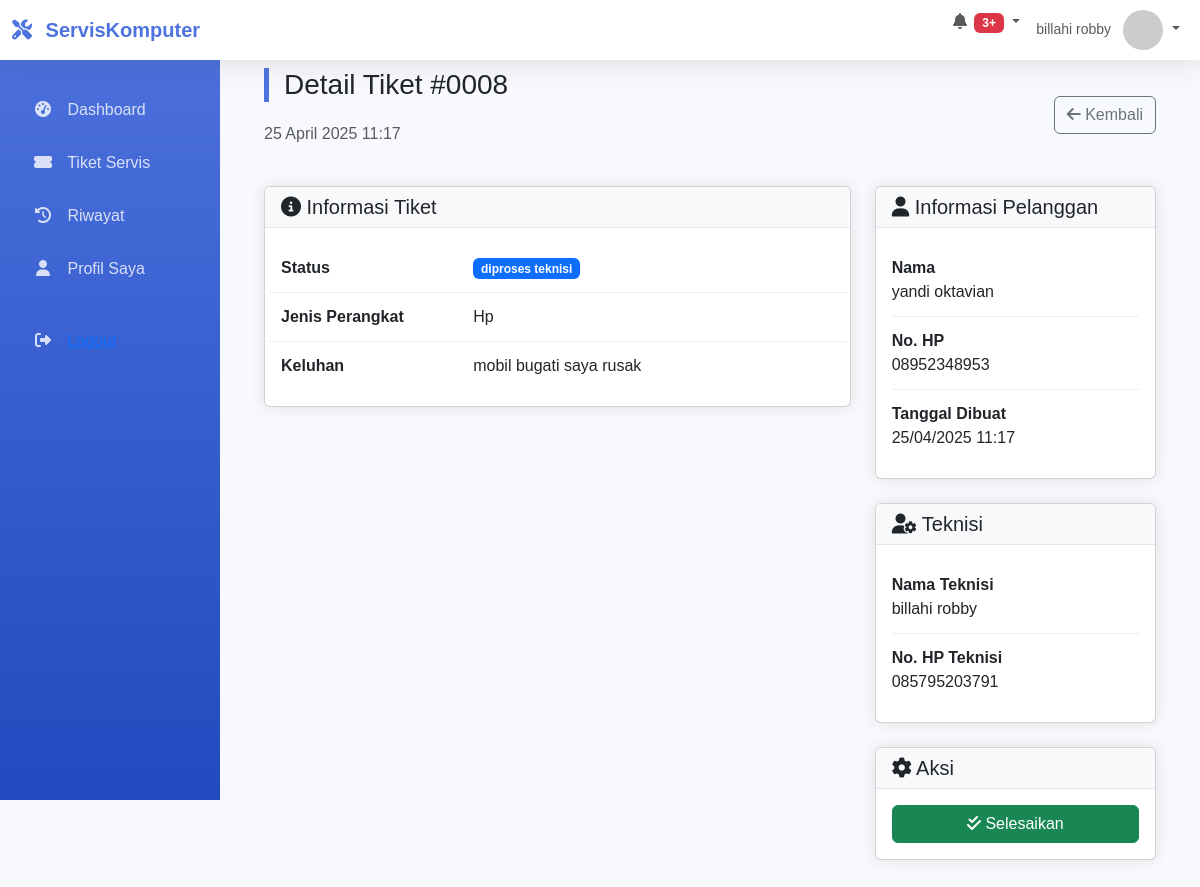
The page /admin/detail_tiket.php?id=8 (signed in) on the database its author committed.
### tables this page shows
CREATE TABLE `tiket_servis` (
  `id` int NOT NULL,
  `user_id` int NOT NULL,
  `device_type` enum('hp','laptop','komputer') NOT NULL,
  `keluhan` text NOT NULL,
  `status` enum('pending','dikonfirmasi_admin','diproses_teknisi','selesai_diperbaiki','menunggu_pembayaran','lunas','servis_dibatalkan') DEFAULT 'pending',
  `biaya_servis` decimal(10,2) DEFAULT '0.00',
  `keterangan_teknisi` text,
  `bukti_pembayaran` varchar(255) DEFAULT NULL,
  `tanggal_dibuat` datetime DEFAULT CURRENT_TIMESTAMP,
  `tanggal_selesai` datetime DEFAULT NULL,
  `teknisi_id` int DEFAULT NULL,
  `keterangan_admin` varchar(225) DEFAULT NULL
);

CREATE TABLE `users` (
  `id` int NOT NULL,
  `username` varchar(50) NOT NULL,
  `password` varchar(50) NOT NULL,
  `nama` varchar(100) NOT NULL,
  `no_hp` varchar(20) NOT NULL,
  `role` enum('admin','teknisi','pelanggan') NOT NULL
);

### config/koneksi.php (called while the page is built, shortened)
<?php
$host = 'localhost';
$user = 'root';
$password = '';
$database = 'servis_komputer_db';
$koneksi = new mysqli($host, $user, $password, $database);
function bersihkan($data) {
    global $koneksi;
    return $koneksi->real_escape_string(strip_tags(trim($data)));
}
?>

### admin/detail_tiket.php (the view, shortened to what this page needs)
<?php
require '../config/koneksi.php';
$tiket_id = bersihkan($_GET['id']);
$query = "SELECT t.*,
          u.nama as nama_pelanggan,
          u.no_hp as hp_pelanggan,
          ut.nama as nama_teknisi,
          ut.no_hp as hp_teknisi
          FROM tiket_servis t
          JOIN users u ON t.user_id = u.id
          LEFT JOIN users ut ON t.teknisi_id = ut.id
          WHERE t.id='$tiket_id'";
$tiket = $koneksi->query($query)->fetch_assoc();
$back_url = $_SESSION['role'] == 'admin' ? 'kelola_tiket.php' : 'dashboard.php';
?>
<!DOCTYPE html>
<html lang="en">
<head>
    <link href="../assets/css/bootstrap.min.css" rel="stylesheet">
    <link rel="stylesheet" href="https://cdnjs.cloudflare.com/ajax/libs/font-awesome/6.0.0/css/all.min.css">
</head>
<body>
    <?php
    if ($_SESSION['role'] == 'admin') {
        include '../includes/navbar_admin.php';
    } elseif ($_SESSION['role'] == 'teknisi') {
        include '../includes/navbar_teknisi.php';
    } else {
        include '../includes/navbar_pelanggan.php';
    }
    ?>
    <div class="container mt-4 mb-5">
        <div class="d-flex justify-content-between align-items-center mb-4">
            <div>
                <h3 class="tiket-header">Detail Tiket #<?= str_pad($tiket['id'], 4, '0', STR_PAD_LEFT) ?></h3>
                <p class="text-muted"><?= date('d F Y H:i', strtotime($tiket['tanggal_dibuat'])) ?></p>
            </div>
            <a href="<?= $back_url ?>" class="btn btn-outline-secondary">
                <i class="fas fa-arrow-left"></i> Kembali
            </a>
        </div>
        <div class="row">
            <div class="col-lg-8">
                <div class="card info-card">
                    <div class="card-header">
                        <h5 class="mb-0"><i class="fas fa-info-circle"></i> Informasi Tiket</h5>
                    </div>
                    <div class="card-body">
                        <div class="detail-row row">
                            <div class="col-md-4 fw-bold">Status</div>
                            <div class="col-md-8">
                                <?php
                                $status_class = [
                                    'pending' => 'bg-warning',
                                    'dikonfirmasi_admin' => 'bg-info',
                                    'diproses_teknisi' => 'bg-primary',
                                    'selesai_diperbaiki' => 'bg-success',
                                    'menunggu_pembayaran' => 'bg-secondary',
                                    'lunas' => 'bg-success'
                                ];
                                ?>
                                <span class="badge status-badge <?= $status_class[$tiket['status']] ?>">
                                    <?= str_replace('_', ' ', $tiket['status']) ?>
                                </span>
                            </div>
                        </div>
                        <div class="detail-row row">
                            <div class="col-md-4 fw-bold">Jenis Perangkat</div>
                            <div class="col-md-8"><?= ucfirst($tiket['device_type']) ?></div>
                        </div>
                        <div class="detail-row row">
                            <div class="col-md-4 fw-bold">Keluhan</div>
                            <div class="col-md-8"><?= nl2br($tiket['keluhan']) ?></div>
                        </div>
                    </div>
                </div>
            </div>
            <div class="col-lg-4">
                <div class="card info-card">
                    <div class="card-header">
                        <h5 class="mb-0"><i class="fas fa-user"></i> Informasi Pelanggan</h5>
                    </div>
                    <div class="card-body">
                        <div class="detail-row">
                            <div class="fw-bold">Nama</div>
                            <div><?= $tiket['nama_pelanggan'] ?></div>
                        </div>
                        <div class="detail-row">
                            <div class="fw-bold">No. HP</div>
                            <div><?= $tiket['hp_pelanggan'] ?></div>
                        </div>
                        <div class="detail-row">
                            <div class="fw-bold">Tanggal Dibuat</div>
                            <div><?= date('d/m/Y H:i', strtotime($tiket['tanggal_dibuat'])) ?></div>
                        </div>
                    </div>
                </div>
                <?php if (!empty($tiket['teknisi_id'])): ?>
                <div class="card info-card mt-4">
                    <div class="card-header">
                        <h5 class="mb-0"><i class="fas fa-user-cog"></i> Teknisi</h5>
                    </div>
                    <div class="card-body">
                        <div class="detail-row">
                            <div class="fw-bold">Nama Teknisi</div>
                            <div><?= $tiket['nama_teknisi'] ?></div>
                        </div>
                        <div class="detail-row">
                            <div class="fw-bold">No. HP Teknisi</div>
                            <div><?= $tiket['hp_teknisi'] ?></div>
                        </div>
                    </div>
                </div>
                <?php endif; ?>
                <?php if ($_SESSION['role'] == 'admin' || $_SESSION['role'] == 'teknisi'): ?>
                <div class="card info-card mt-4">
                    <div class="card-header">
                        <h5 class="mb-0"><i class="fas fa-cog"></i> Aksi</h5>
                    </div>
                    <div class="card-body">
                        <?php if ($_SESSION['role'] == 'teknisi' && $tiket['status'] == 'diproses_teknisi'): ?>
                            <button class="btn btn-success w-100 btn-action"
                                    data-bs-toggle="modal" data-bs-target="#selesaiModal">
                                <i class="fas fa-check-double"></i> Selesaikan
                            </button>
                        <?php endif; ?>
                    </div>
                </div>
                <?php endif; ?>
            </div>
        </div>
    </div>
</body>
</html>

### admin/detail_tiket.php (style rules this page uses)
.tiket-header { border-left: 5px solid #4e73df; padding-left: 15px; margin-bottom: 20px; }
.info-card { border-radius: 10px; box-shadow: 0 0 15px rgba(0,0,0,0.1); margin-bottom: 20px; }
.info-card .card-header { background-color: #f8f9fa; border-bottom: 1px solid #e3e6f0; font-weight: 600; }
.status-badge { font-size: 1rem; padding: 8px 15px; border-radius: 50px; }
.detail-row { border-bottom: 1px solid #eee; padding: 12px 0; }
.detail-row:last-child { border-bottom: none; }
.btn-action { min-width: 120px; }

### includes/navbar_teknisi.php (style rules this page uses)
:root { --primary-color: #4e73df; --secondary-color: #f8f9fc; --dark-color: #5a5c69; }
body { font-family: 'Nunito', sans-serif; background-color: #f8f9fc; }

### rows shown on the page
tiket_servis: id "0008", tanggal_dibuat "25 April 2025 11:17", status "diproses teknisi", device_type "Hp", keluhan "mobil bugati saya rusak", user.nama "yandi oktavian", user.no_hp "08952348953", tanggal_dibuat "25/04/2025 11:17", teknisi.nama "billahi robby", teknisi.no_hp "085795203791"

### other values the page prints
$_SESSION['nama'] "billahi robby"
